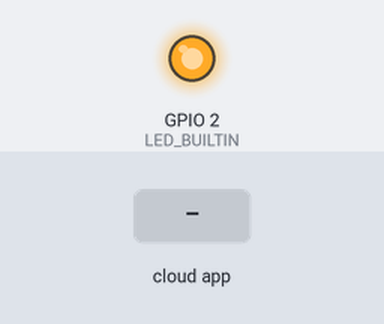
Bench run of a sketch on a simulated ESP8266 (NodeMCU). Shown: output pins drawn as LEDs (lit = HIGH, except the on-board LED, lit = LOW). Inputs (shaded band) come from the test bench.

Above: at 1.2 s.
1.3 s: the phone or cloud app sets led to 1
At 2.5 s:
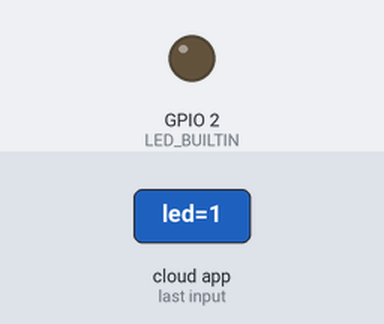
2.8 s: the phone or cloud app sets led to 0
At 3.7 s:
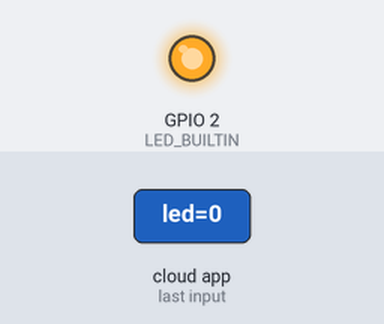
Timing chart, 0 to 5.8 s (numbered marks = the images above; inputs shaded):
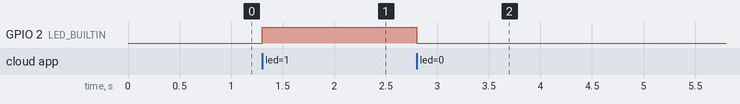

The sketch:

ESP8266_dht_with_thingerio.ino
```cpp
#define THINGER_SERIAL_DEBUG

#include "DHT.h"

#include <ThingerESP8266.h>
#include "arduino_secrets.h"

#define DHTPIN 4
#define DHTTYPE DHT11

DHT dht(DHTPIN,DHTTYPE);


ThingerESP8266 thing(USERNAME, DEVICE_ID, DEVICE_CREDENTIAL);

void setup() {
  // open serial for monitoring
  Serial.begin(115200);
  dht.begin();

  // set builtin led as output
  pinMode(LED_BUILTIN, OUTPUT);

  // add WiFi credentials
  thing.add_wifi(SSID, SSID_PASSWORD);
  thing["dht"] >> [](pson &out)
  {
    float t = dht.readTemperature();
    float h = dht.readHumidity();

    out["Tempreture"] = t;
    out["Humidity"] = h;
  };
  // digital pin control example (i.e. turning on/off a light, a relay, configuring a parameter, etc)
  thing["led"] << digitalPin(LED_BUILTIN);

  // resource output example (i.e. reading a sensor value)
  //thing["millis"] >> outputValue(millis());

  // more details at http://docs.thinger.io/arduino/
}

void loop() {
  thing.handle();
}
```

arduino_secrets.h
```cpp
#define USERNAME "harsh251006"
#define DEVICE_ID "ESP8266_dht"
#define DEVICE_CREDENTIAL "@Ro4tMkgOY?3CYxV"

#define SSID "GSP-STUDENT"
#define SSID_PASSWORD "65@Ssr#b5"
```

Measured:
- after the input at 1.3 s, GPIO 2 (LED_BUILTIN): LOW → HIGH at once
- after the input at 2.8 s, GPIO 2 (LED_BUILTIN): HIGH → LOW at once
